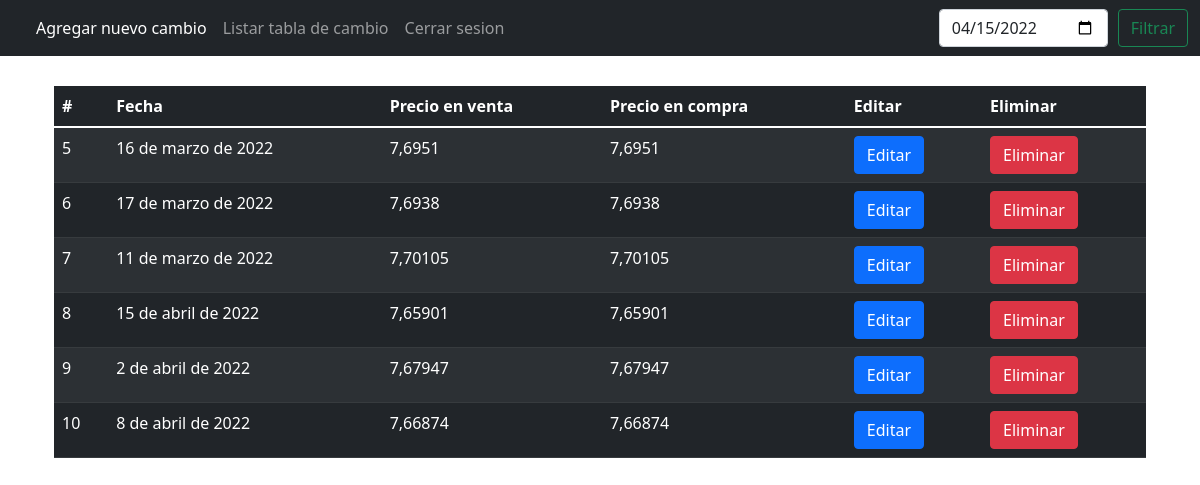
Page /home/intercambios/ (signed in) on the committed database.
### apps/home/models.py (models this page shows, shortened)
class ExchangeRate(models.Model):
    date = models.DateField("Fecha", auto_now=False, auto_now_add=False,null=False,unique=True)
    sale_price = models.FloatField(null=False)
    purchase_price = models.FloatField(null=False)
    class Meta:
        verbose_name = 'ExchangeRate'
        verbose_name_plural = 'ExchangeRates'

### apps/home/views.py (the view)
# urls.py: path('intercambios/',views.ExchangeRateListView.as_view(), name='home-get-all'),
class ExchangeRateListView(LoginRequiredMixin,ListView):
    model = ExchangeRate
    template_name = "Home/listExchange.html"
    context_object_name = 'exchanges'
    def get_queryset(self):
        queryset = super(ExchangeRateListView, self).get_queryset()
        if 'filter' in self.request.GET:
            queryset = ExchangeRate.objects.filter(
                date__lte=self.request.GET['filter']
            )
        else:
            queryset = ExchangeRate.objects.all()
        return queryset

### templates/Home/listExchange.html (shortened to what this page needs)
{% extends 'Home/base.html' %}
{% block content %}
    <div class="container"  style="margin-top:30px">
        <table class="table table-dark table-striped">
            <thead>
              <tr>
                <th scope="col">#</th>
                <th scope="col">Fecha</th>
                <th scope="col">Precio en venta</th>
                <th scope="col">Precio en compra</th>
                <th scope="col">Editar</th>
                <th scope="col">Eliminar</th>
              </tr>
            </thead>
            <tbody>
                {% for row in exchanges %}
                    <tr>
                        <td>{{row.id}}</td>
                        <td>{{row.date}}</td>
                        <td>{{row.sale_price}}</td>
                        <td>{{row.purchase_price}}</td>
                        <td><a class="btn btn-primary" href="{% url 'app_home:home-edit' row.id %}" role="button">Editar</a></td>
                        <td><a class="btn btn-danger" href="{% url 'app_home:home-delete' row.id %}" role="button">Eliminar</a></td>
                    </tr>
                {% endfor %}
            </tbody>
          </table>
    </div>
{% endblock content %}

### templates/Home/base.html (shortened to what this page needs)
{% load static %}
<!DOCTYPE html>
<html lang="en">
<head>
    <link rel="stylesheet" href="{% static 'css/bootstrap.min.css' %}">
</head>
<body>
    <nav class="navbar navbar-expand-lg navbar-dark bg-dark">
        <div class="container-fluid">
          <div class="collapse navbar-collapse" id="navbarSupportedContent">
            <ul class="navbar-nav me-auto mb-2 mb-lg-0">
              <li class="nav-item">
                <a class="nav-link active" aria-current="page" href="{% url 'app_home:home-add' %}">Agregar nuevo cambio</a>
              </li>
              <li class="nav-item">
                <a class="nav-link " href="{% url 'app_home:home-get-all' %}">Listar tabla de cambio</a>
              </li>
              <li class="nav-item">
                <a class="nav-link " href="{% url 'app_user:user-logout' %}">Cerrar sesion</a>
              </li>
            </ul>
            <form class="d-flex">
              <input type="date" value="{% now 'Y-m-d' %}" class="form-control" style="margin-right: 10px;" name="filter"  id="">
              <button class="btn btn-outline-success" type="submit">Filtrar</button>
            </form>
          </div>
        </div>
      </nav>
    <div class="container">
        {% block content %}
        {% endblock content %}
    </div>
</body>
</html>

### rows in the picture
ExchangeRate: id "5", date "16 de marzo de 2022", sale_price "7,6951", purchase_price "7,6951"
ExchangeRate: id "6", date "17 de marzo de 2022", sale_price "7,6938", purchase_price "7,6938"
ExchangeRate: id "7", date "11 de marzo de 2022", sale_price "7,70105", purchase_price "7,70105"
ExchangeRate: id "8", date "15 de abril de 2022", sale_price "7,65901", purchase_price "7,65901"
ExchangeRate: id "9", date "2 de abril de 2022", sale_price "7,67947", purchase_price "7,67947"
ExchangeRate: id "10", date "8 de abril de 2022", sale_price "7,66874", purchase_price "7,66874"
